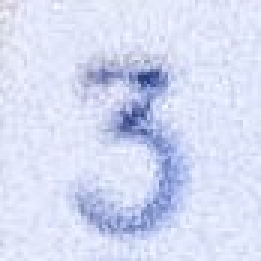
#> input picture final_project/data/symbols/3_1.jpg, 87 x 87 px (shown 3 times larger)
$ jupyter execute FourierDescriptors.ipynb   (older library calls are emulated)
#> lines starting #> are read from the running program, lines starting #| are printed output that depends on the picture; after the words box and inside, x2 and y2 are one past the last pixel; in counts of white or black regions, pixels touching at a corner belong together
### final_project/helpers.py
import cv2
import numpy as np
import k_means
from scipy.fft import fft, ifft
import matplotlib.pyplot as plt
import scipy.signal as signal
from skimage.color import rgb2gray
from sklearn import cluster


#HELPERS

# [26 lines left out: functions LoG, zero_crossing, sobel_filter, not called in this run]

def median_filter(img,k=3):
    new_image = np.zeros(img.shape,dtype=np.uint8)
    offset = int((k-1)/2)
    for i in range(offset,img.shape[0]-offset):
        for j in range(offset,img.shape[1]-offset):
            new_image[i,j] = int(np.median(img[i-offset:i+offset+1,j-offset:j+offset+1]))
    return new_image

# [58 lines left out: functions retrieve_corners_opt, retrieve_corners_alt, extract_table_alt, extract_table, not called in this run]

def in_image(img,x,y):
    return x >= 0 and y >= 0 and x < img.shape[0] and y < img.shape[1]

# [62 lines left out: functions neighbours, iterative_grow, create_k_mean_mask, shape_detector, not called in this run]


    ### CONTOURS

directions = np.asarray([[1,-1],[1,1],[-1,1],[-1,-1],[0,-1],[1,0],[0,1],[-1,0]]) # Trigonometric wise

# [298 lines left out: functions get_contour, get_ordered_contour, sharp_edges, complex_contour, show_contour, get_fourier_descriptors and 7 more, not called in this run]

### final_project/FourierDescriptors.ipynb
# Fourier Descriptors

[cell 1]
import numpy as np
import matplotlib.pyplot as plt
import cv2
from helpers import *

### Load Image

[cell 2]
def plot_im(image,cmap="gray"):
    fig,ax= plt.subplots(figsize=(16,9))
    ax.imshow(image,cmap=cmap)

[cell 3]
test_image = cv2.imread("data/symbols/3_1.jpg",cv2.IMREAD_GRAYSCALE)
#> test_image: shape (87, 87); min 57, max 252, mean 219.8
plot_im(test_image)

### Thresholding

[cell 4]
#ret,img = cv2.threshold(test_image,199,255,0)
ret, img = cv2.threshold(test_image,0,255,cv2.THRESH_BINARY+cv2.THRESH_OTSU)
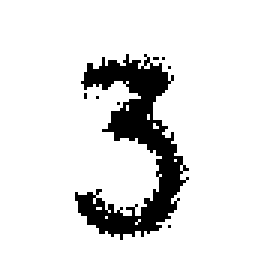
#> img: shape (87, 87) (shown 3 times larger); 88.2% white; 8 black regions (7 under 20 px), largest, box (x1, y1, x2, y2) and area: (25, 18, 63, 80) 885
#> ret = 194
img[img == 0] = 1
img[img == 255] = 0
plot_im(img)
img = median_filter(img)
#> after the loop in median_filter, `for i in range(offset,img.shape[0]-offset):`:
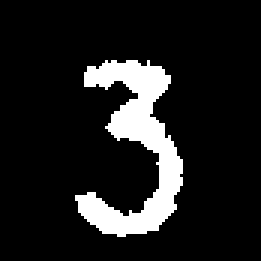
#> new_image: shape (87, 87) (shown 3 times larger); values 0 (black) and 1 (white), 11.7% white; 1 white region

### Contour

[cell 5]
a,b = cv2.findContours(img, cv2.RETR_CCOMP, cv2.CHAIN_APPROX_NONE)
#> a = 1 contour; box (x1, y1, x2, y2) and area: (25, 20, 61, 79) 778; b = [[-1, -1, -1, -1]]
mask = np.zeros(img.shape,np.uint8)
for i in a:
    for j in i:
        mask[j[0][1],j[0][0]] = 1
#> this loop made 1 pass
#> mask: shape (87, 87); values 0 (black) and 1 (white), 2.9% white in thin lines or dots, all inside (x1, y1, x2, y2) = (25, 20, 61, 79)
kernel = np.ones((1,1))
mask = cv2.morphologyEx(mask, cv2.MORPH_OPEN, kernel)

[cell 6]
plot_im(mask)

# Retrieve ordered contour

[cell 7]
DIRECTIONS = [(0,-1),(1,0),(0,1),(-1,0),(-1,-1),(1,-1),(1,1),(-1,1)]

def has_neighbours(im,pt):
    return im[pt[0]-1:pt[0]+2,pt[1]-1:pt[1]+2].sum() > 1

def get_new_pt(tmp_im):
    zero_idx = np.where(tmp_im > 0)
#> zero_idx = 216 positions, rows 20 to 78, columns 25 to 60
    actual_pt = (-1,-1)
    if zero_idx[0].shape[0] != 0: # Still some pixels left
        actual_pt = (zero_idx[0][0],zero_idx[1][0])
#> actual_pt = (20, 35)
    return actual_pt

def get_next_pt(im,pt):
    searching = True
    i = 0
    for i in range(len(DIRECTIONS)):
        d = DIRECTIONS[i]
        new_pt = (pt[0]+d[0],pt[1]+d[1])
        if (new_pt[0] < 0 or new_pt[0] >= im.shape[0] or
                new_pt[1] < 0 or new_pt[1] >= im.shape[1]):
            pass
        elif im[new_pt] > 0:
            return new_pt
    return pt

def order_contour(im):
    tmp_im = np.copy(im)
    tmp_pt = get_new_pt(tmp_im)
#> tmp_pt = (20, 35)
    contour = []
    while tmp_im.sum() != 0 and tmp_pt != (-1,-1):
        if has_neighbours(tmp_im,tmp_pt):
            contour.append(tmp_pt)
            tmp_im[tmp_pt] = 0
            tmp_pt = get_next_pt(tmp_im,tmp_pt)
        else:
            tmp_im[tmp_pt] = 0
            tmp_pt = get_new_pt(tmp_im)
#> this loop made 216 passes
#> tmp_pt on passes 1 to 12: (21, 34), (22, 33), (23, 32), (22, 31), (22, 30), (22, 29), (23, 29), (24, 28), (25, 28), (26, 28), (27, 28), (28, 28)
#> tmp_im: shape (87, 87); every value is 0
#> after the loop, contour = 211 pairs, first value 20 to 78, second value 25 to 60
    return contour

def get_fourier_descriptors_alt(contour,n=2):
    """ Compute the fourier descriptors of a digit. """
    complex_contour = list(map(lambda l: complex(l[0],l[1]), contour))
    fourier_coeffs = fft(complex_contour)
    return np.absolute(fourier_coeffs[1:n+1])

[cell 8]
test = order_contour(mask)
#> test has the same summary as contour in order_contour

[cell 9]
test_mask = np.zeros(mask.shape)
for t in test:
    test_mask[t] = 1
#> this loop made 211 passes
    #plot_im(test_mask)

[cell 10]
plot_im(test_mask)

### Pipeline fourier descriptors

[cell 11]
def extract_features(image,n=2):
    ret, thresholded_im = cv2.threshold(image,0,255,cv2.THRESH_BINARY+cv2.THRESH_OTSU)
    thresholded_im[thresholded_im == 0] = 1
    thresholded_im[thresholded_im == 255] = 0
    contour_points,_ = cv2.findContours(thresholded_im, cv2.RETR_CCOMP, cv2.CHAIN_APPROX_NONE)
    mask = np.zeros(image.shape,np.uint8)
    for i in contour_points:
        for j in i:
            mask[j[0][1],j[0][0]] = 1
    contour = order_contour(mask)
    descriptors = get_fourier_descriptors_alt(contour,n=n)
    return descriptors

[cell 12]
image_1 = cv2.imread("data/symbols/3_1.jpg",cv2.IMREAD_GRAYSCALE)
image_2 = cv2.imread("data/symbols/3_2.jpg",cv2.IMREAD_GRAYSCALE)
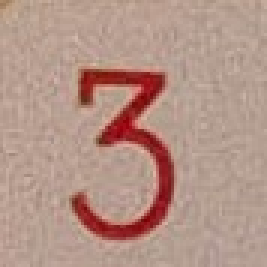
#> input picture final_project/data/symbols/3_2.jpg, 89 x 89 px (shown 3 times larger)
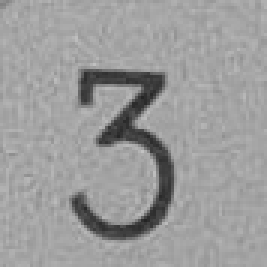
#> image_2: shape (89, 89) (shown 3 times larger); min 35, max 194, mean 156.1
fig,ax = plt.subplots(1,2,figsize=(16,9))
ax[0].imshow(image_1,cmap="gray")
ax[1].imshow(image_2,cmap="gray")

[cell 13]
extract_features(image_1,n=4)
#> in extract_features, `ret, thresholded_im = cv2.threshold(image,0,255,cv2.THRESH_BINARY+cv2...`: ret = 194
#> in extract_features, `contour_points,_ = cv2.findContours(thresholded_im, cv2.RETR_CCOMP, cv..`: contour_points = 22 contours, 21 with area under 20; largest, box (x1, y1, x2, y2) and area: (25, 18, 63, 80) 753
#> the loop in extract_features, `for i in contour_points:` made 22 passes
#> i on passes 1, 2, 3, 4, 5, 6, 7, 9, 10, 11, 12, 15: [[56, 75]], [[39, 34]], [[32, 32]], [[28, 31], [28, 32]], [[56, 22]], [[54, 19]], [[51, 19], [52, 19]], [[44, 74], [45, 73], [46, 74], [45, 75]], [[45, 73], [46, 72], [47, 73], [46, 74]], [[34, 72], [35, 71], [36, 72], [35, 73]], [[35, 70], [36, 69], [37, 70], [36, 71]], [[52, 58], [53, 57], [54, 58], [53, 59]]
#> after the loop in extract_features, `for i in contour_points:`:
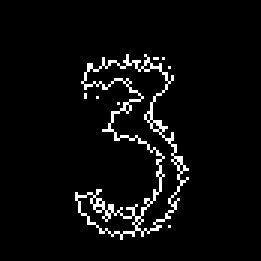
#> mask: shape (87, 87) (shown 3 times larger); values 0 (black) and 1 (white), 4.5% white in thin lines or dots, all inside (x1, y1, x2, y2) = (25, 18, 63, 80)
#> the loop in order_contour (call 2), `while tmp_im.sum() != 0 and tmp_pt != (-1,-1):` made 343 passes
#> tmp_pt on passes 1 to 12: (19, 42), (20, 42), (20, 41), (21, 42), (21, 43), (20, 44), (20, 45), (21, 45), (22, 45), (23, 46), (22, 47), (23, 48)
#> in extract_features, `contour = order_contour(mask)`: contour = 298 pairs, first value 18 to 78, second value 25 to 62
#> in get_fourier_descriptors_alt, `complex_contour = list(map(lambda l: complex(l[0],l[1]), contour))`: complex_contour = 298 items
#> in extract_features, `descriptors = get_fourier_descriptors_alt(contour,n=n)`: descriptors = [3100.4, 355.9, 1481.3, 1455.5]
#> Out = [3100.4, 355.9, 1481.3, 1455.5]

[cell 14]
extract_features(image_2,n=4)
#> call 2 of extract_features, with n = 4
#> in extract_features (call 2), `ret, thresholded_im = cv2.threshold(image,0,255,cv2.THRESH_BINARY+cv2...`:
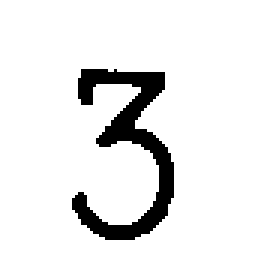
#> thresholded_im: shape (89, 89) (shown 3 times larger); 91.4% white; 1 black region, box (x1, y1, x2, y2) and area: (24, 23, 58, 80) 680
#> in extract_features (call 2), `ret, thresholded_im = cv2.threshold(image,0,255,cv2.THRESH_BINARY+cv2...`: ret = 117
#> in extract_features (call 2), `thresholded_im[thresholded_im == 255] = 0`: thresholded_im: shape (89, 89); values 0 (black) and 1 (white), 8.6% white; 1 white region
#> in extract_features (call 2), `contour_points,_ = cv2.findContours(thresholded_im, cv2.RETR_CCOMP, cv..`: contour_points = 1 contour; box (x1, y1, x2, y2) and area: (24, 23, 58, 80) 562
#> the loop in extract_features (call 2), `for i in contour_points:` made 1 pass
#> after the loop in extract_features (call 2), `for i in contour_points:`:
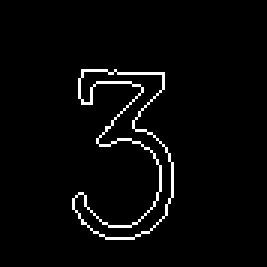
#> mask: shape (89, 89) (shown 3 times larger); values 0 (black) and 1 (white), 3% white in thin lines or dots, all inside (x1, y1, x2, y2) = (24, 23, 58, 80)
#> after the loop in order_contour (call 3), `while tmp_im.sum() != 0 and tmp_pt != (-1,-1):`: tmp_im: shape (89, 89); 2.97% of pixels changed, all inside (x1, y1, x2, y2) = (24, 23, 58, 80)
#> in extract_features (call 2), `contour = order_contour(mask)`: contour = 234 pairs, first value 23 to 79, second value 24 to 57
#> in extract_features (call 2), `descriptors = get_fourier_descriptors_alt(contour,n=n)`: descriptors = [3592.8, 1572.3, 608.3, 754.2]
#> Out = [3592.8, 1572.3, 608.3, 754.2]

[cell 15]
image_3 = cv2.imread("data/symbols/k_2.jpg",cv2.IMREAD_GRAYSCALE)
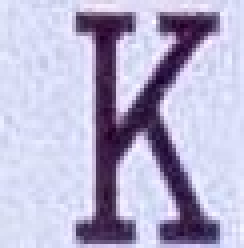
#> input picture final_project/data/symbols/k_2.jpg, 61 x 62 px (shown 4 times larger)
#> image_3: shape (62, 61); min 9, max 255, mean 181.5
extract_features(image_3,n=4)
#> in extract_features (call 3), `ret, thresholded_im = cv2.threshold(image,0,255,cv2.THRESH_BINARY+cv2...`: thresholded_im: shape (62, 61); 76.1% white; 1 black region, box (x1, y1, x2, y2) and area: (19, 3, 55, 61) 903
#> in extract_features (call 3), `thresholded_im[thresholded_im == 255] = 0`: thresholded_im: shape (62, 61); values 0 (black) and 1 (white), 23.9% white; 1 white region
#> in extract_features (call 3), `contour_points,_ = cv2.findContours(thresholded_im, cv2.RETR_CCOMP, cv..`: contour_points = 1 contour; box (x1, y1, x2, y2) and area: (19, 3, 55, 61) 756
#> after the loop in extract_features (call 3), `for i in contour_points:`: mask: shape (62, 61); values 0 (black) and 1 (white), 7.7% white in thin lines or dots, all inside (x1, y1, x2, y2) = (19, 3, 55, 61)
#> after the loop in order_contour (call 4), `while tmp_im.sum() != 0 and tmp_pt != (-1,-1):`: tmp_im: shape (62, 61); every value is 0
#> Out = [5301.6, 13.08, 1722, 312]

[cell 16]
np.linalg.norm(extract_features(image_3,n=4)-extract_features(image_2,n=4),2)
#> Out = 2605.2

[cell 17]
np.linalg.norm(extract_features(image_1,n=4)-extract_features(image_2,n=4),2)
#> Out = 1725.1

---

### Denoising

[cell 18]
test_image = cv2.imread("data/symbols/10_2.jpg",cv2.IMREAD_GRAYSCALE)
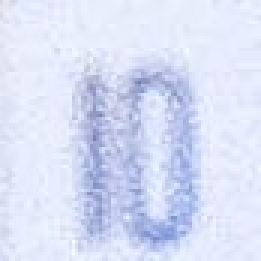
#> input picture final_project/data/symbols/10_2.jpg, 87 x 87 px (shown 3 times larger)
#> test_image: shape (87, 87); min 129, max 254, mean 223.9
smooth = cv2.fastNlMeansDenoising(test_image,h=15,templateWindowSize=7,searchWindowSize=21)

[cell 19]
ret,img = cv2.threshold(test_image,199,255,0)
#> img: shape (87, 87); 85.3% white; 10 black regions (8 under 20 px), largest, box (x1, y1, x2, y2) and area: (27, 25, 66, 84) 832, (39, 23, 65, 52) 271
img[img == 0] = 1
img[img == 255] = 0
kernel = np.ones((2,2))
img = cv2.morphologyEx(img, cv2.MORPH_OPEN, kernel)
#> img: shape (87, 87); values 0 (black) and 1 (white), 13.1% white; 8 white regions (3 under 20 px), largest, box (x1, y1, x2, y2) and area: (28, 26, 42, 80) 380, (41, 50, 67, 85) 314, (40, 24, 65, 51) 199, (41, 48, 48, 62) 59, (40, 41, 48, 47) 26
plot_im(img)

### Morphological Skeleton

[cell 20]
def morph_one_iter(im,kernel):
    eroded = cv2.morphologyEx(im,cv2.MORPH_ERODE,kernel)
#> eroded: shape (87, 87); values 0 (black) and 1 (white), 8.2% white; 15 white regions (10 under 20 px), largest, box (x1, y1, x2, y2) and area: (29, 27, 39, 80) 248, (42, 51, 67, 85) 196, (41, 25, 64, 41) 90, (42, 49, 48, 62) 32, (61, 39, 65, 51) 24
    opened = cv2.morphologyEx(eroded,cv2.MORPH_OPEN,kernel)
#> opened: shape (87, 87); values 0 (black) and 1 (white), 6.4% white; 13 white regions (7 under 20 px), largest, box (x1, y1, x2, y2) and area: (30, 28, 39, 66) 158, (45, 70, 62, 85) 110, (32, 67, 39, 80) 53, (46, 27, 57, 36) 45, (60, 70, 67, 77) 36, (43, 51, 48, 59) 20
    return eroded - opened, eroded

def extract_skeleton(im,kernel):
    tmp_im = np.copy(im)
    skeleton = np.zeros(im.shape)
    piece,  tmp_im = morph_one_iter(tmp_im,kernel)
    skeleton += piece
    pieces = [piece]
    for i in range(5):
        piece, tmp_im = morph_one_iter(tmp_im,kernel)
        pieces.append(piece)
#> this loop made 5 passes
#> pass 2, in morph_one_iter (call 3), `eroded = cv2.morphologyEx(im,cv2.MORPH_ERODE,kernel)`:
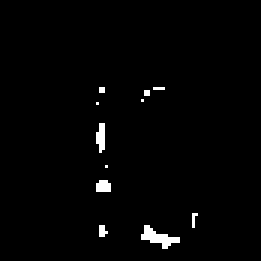
#> eroded: shape (87, 87) (shown 3 times larger); values 0 (black) and 1 (white), 1.5% white in thin lines or dots, all inside (x1, y1, x2, y2) = (32, 29, 66, 83)
    return skeleton, pieces

a,b = extract_skeleton(img,np.ones((2,2)))

plot_im(a)
